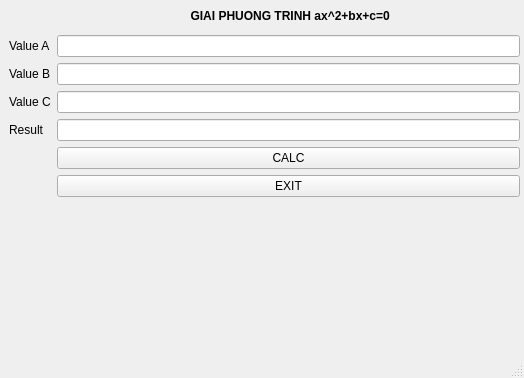
<?xml version="1.0" encoding="UTF-8"?>
<ui version="4.0">
 <class>MainWindow</class>
 <widget class="QMainWindow" name="MainWindow">
  <property name="geometry">
   <rect>
    <x>0</x>
    <y>0</y>
    <width>524</width>
    <height>378</height>
   </rect>
  </property>
  <property name="windowTitle">
   <string>MainWindow</string>
  </property>
  <widget class="QWidget" name="centralwidget">
   <widget class="QWidget" name="formLayoutWidget">
    <property name="geometry">
     <rect>
      <x>9</x>
      <y>9</y>
      <width>511</width>
      <height>311</height>
     </rect>
    </property>
    <layout class="QFormLayout" name="formLayout">
     <item row="0" column="1">
      <widget class="QLabel" name="label">
       <property name="font">
        <font>
         <weight>75</weight>
         <bold>true</bold>
        </font>
       </property>
       <property name="text">
        <string> GIAI PHUONG TRINH ax^2+bx+c=0</string>
       </property>
       <property name="alignment">
        <set>Qt::AlignCenter</set>
       </property>
      </widget>
     </item>
     <item row="1" column="1">
      <layout class="QFormLayout" name="formLayout_2"/>
     </item>
     <item row="2" column="0">
      <widget class="QLabel" name="valueALabel">
       <property name="text">
        <string>Value A</string>
       </property>
      </widget>
     </item>
     <item row="2" column="1">
      <widget class="QLineEdit" name="valueALineEdit"/>
     </item>
     <item row="3" column="0">
      <widget class="QLabel" name="valueBLabel">
       <property name="text">
        <string>Value B</string>
       </property>
      </widget>
     </item>
     <item row="3" column="1">
      <widget class="QLineEdit" name="valueBLineEdit"/>
     </item>
     <item row="4" column="0">
      <widget class="QLabel" name="valueCLabel">
       <property name="text">
        <string>Value C</string>
       </property>
      </widget>
     </item>
     <item row="4" column="1">
      <widget class="QLineEdit" name="valueCLineEdit"/>
     </item>
     <item row="5" column="0">
      <widget class="QLabel" name="resultLabel">
       <property name="text">
        <string>Result</string>
       </property>
      </widget>
     </item>
     <item row="5" column="1">
      <widget class="QLineEdit" name="resultLineEdit"/>
     </item>
     <item row="6" column="1">
      <widget class="QPushButton" name="pushButton_calc">
       <property name="text">
        <string>CALC</string>
       </property>
      </widget>
     </item>
     <item row="7" column="1">
      <widget class="QPushButton" name="pushButton_exit">
       <property name="text">
        <string>EXIT</string>
       </property>
      </widget>
     </item>
    </layout>
   </widget>
  </widget>
  <widget class="QMenuBar" name="menubar">
   <property name="geometry">
    <rect>
     <x>0</x>
     <y>0</y>
     <width>524</width>
     <height>22</height>
    </rect>
   </property>
  </widget>
  <widget class="QStatusBar" name="statusbar"/>
 </widget>
 <resources/>
 <connections>
  <connection>
   <sender>pushButton_exit</sender>
   <signal>clicked()</signal>
   <receiver>MainWindow</receiver>
   <slot>close()</slot>
   <hints>
    <hint type="sourcelabel">
     <x>285</x>
     <y>200</y>
    </hint>
    <hint type="destinationlabel">
     <x>261</x>
     <y>188</y>
    </hint>
   </hints>
  </connection>
 </connections>
</ui>
